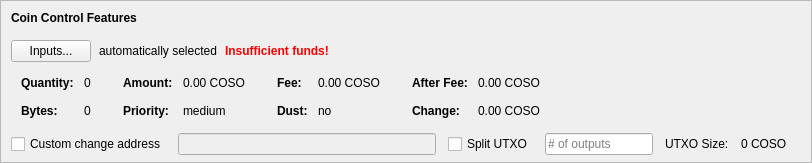
    <widget class="QFrame" name="frameCoinControl">
     <property name="sizePolicy">
      <sizepolicy hsizetype="Expanding" vsizetype="Expanding">
       <horstretch>0</horstretch>
       <verstretch>0</verstretch>
      </sizepolicy>
     </property>
     <property name="maximumSize">
      <size>
       <width>16777215</width>
       <height>16777215</height>
      </size>
     </property>
     <property name="frameShape">
      <enum>QFrame::StyledPanel</enum>
     </property>
     <property name="frameShadow">
      <enum>QFrame::Sunken</enum>
     </property>
     <layout class="QVBoxLayout" name="verticalLayoutCoinControl2">
      <property name="spacing">
       <number>0</number>
      </property>
      <property name="leftMargin">
       <number>0</number>
      </property>
      <property name="topMargin">
       <number>0</number>
      </property>
      <property name="rightMargin">
       <number>0</number>
      </property>
      <property name="bottomMargin">
       <number>6</number>
      </property>
      <item>
       <layout class="QVBoxLayout" name="verticalLayoutCoinControl" stretch="0,0,0,0,1">
        <property name="spacing">
         <number>0</number>
        </property>
        <property name="leftMargin">
         <number>10</number>
        </property>
        <property name="topMargin">
         <number>10</number>
        </property>
        <item>
         <layout class="QHBoxLayout" name="horizontalLayoutCoinControl1">
          <property name="bottomMargin">
           <number>15</number>
          </property>
          <item>
           <widget class="QLabel" name="labelCoinControlFeatures">
            <property name="sizePolicy">
             <sizepolicy hsizetype="Preferred" vsizetype="Maximum">
              <horstretch>0</horstretch>
              <verstretch>0</verstretch>
             </sizepolicy>
            </property>
            <property name="font">
             <font>
              <weight>75</weight>
              <bold>true</bold>
             </font>
            </property>
            <property name="styleSheet">
             <string notr="true">font-weight:bold;</string>
            </property>
            <property name="text">
             <string>Coin Control Features</string>
            </property>
           </widget>
          </item>
         </layout>
        </item>
        <item>
         <layout class="QHBoxLayout" name="horizontalLayoutCoinControl2" stretch="0,0,0,0">
          <property name="spacing">
           <number>8</number>
          </property>
          <property name="bottomMargin">
           <number>10</number>
          </property>
          <item>
           <widget class="QPushButton" name="pushButtonCoinControl">
            <property name="styleSheet">
             <string notr="true"/>
            </property>
            <property name="text">
             <string>Inputs...</string>
            </property>
            <property name="autoDefault">
             <bool>false</bool>
            </property>
           </widget>
          </item>
          <item>
           <widget class="QLabel" name="labelCoinControlAutomaticallySelected">
            <property name="text">
             <string>automatically selected</string>
            </property>
            <property name="margin">
             <number>5</number>
            </property>
           </widget>
          </item>
          <item>
           <widget class="QLabel" name="labelCoinControlInsuffFunds">
            <property name="font">
             <font>
              <weight>75</weight>
              <bold>true</bold>
             </font>
            </property>
            <property name="styleSheet">
             <string notr="true">color:red;font-weight:bold;</string>
            </property>
            <property name="text">
             <string>Insufficient funds!</string>
            </property>
            <property name="margin">
             <number>5</number>
            </property>
           </widget>
          </item>
          <item>
           <spacer name="horizontalSpacerCoinControl">
            <property name="orientation">
             <enum>Qt::Horizontal</enum>
            </property>
            <property name="sizeHint" stdset="0">
             <size>
              <width>40</width>
              <height>1</height>
             </size>
            </property>
           </spacer>
          </item>
         </layout>
        </item>
        <item>
         <widget class="QWidget" name="widgetCoinControl" native="true">
          <property name="sizePolicy">
           <sizepolicy hsizetype="Preferred" vsizetype="Preferred">
            <horstretch>0</horstretch>
            <verstretch>0</verstretch>
           </sizepolicy>
          </property>
          <property name="minimumSize">
           <size>
            <width>0</width>
            <height>0</height>
           </size>
          </property>
          <property name="styleSheet">
           <string notr="true"/>
          </property>
          <layout class="QHBoxLayout" name="horizontalLayoutCoinControl5">
           <property name="leftMargin">
            <number>0</number>
           </property>
           <property name="topMargin">
            <number>0</number>
           </property>
           <property name="rightMargin">
            <number>0</number>
           </property>
           <property name="bottomMargin">
            <number>0</number>
           </property>
           <item>
            <layout class="QHBoxLayout" name="horizontalLayoutCoinControl3" stretch="0,0,0,1">
             <property name="spacing">
              <number>20</number>
             </property>
             <property name="topMargin">
              <number>0</number>
             </property>
             <property name="bottomMargin">
              <number>10</number>
             </property>
             <item>
              <layout class="QFormLayout" name="formLayoutCoinControl1">
               <property name="horizontalSpacing">
                <number>10</number>
               </property>
               <property name="verticalSpacing">
                <number>14</number>
               </property>
               <property name="leftMargin">
                <number>10</number>
               </property>
               <property name="topMargin">
                <number>4</number>
               </property>
               <property name="rightMargin">
                <number>6</number>
               </property>
               <item row="0" column="0">
                <widget class="QLabel" name="labelCoinControlQuantityText">
                 <property name="font">
                  <font>
                   <weight>75</weight>
                   <bold>true</bold>
                  </font>
                 </property>
                 <property name="text">
                  <string>Quantity:</string>
                 </property>
                 <property name="margin">
                  <number>0</number>
                 </property>
                </widget>
               </item>
               <item row="0" column="1">
                <widget class="QLabel" name="labelCoinControlQuantity">
                 <property name="cursor">
                  <cursorShape>IBeamCursor</cursorShape>
                 </property>
                 <property name="contextMenuPolicy">
                  <enum>Qt::ActionsContextMenu</enum>
                 </property>
                 <property name="text">
                  <string notr="true">0</string>
                 </property>
                 <property name="margin">
                  <number>0</number>
                 </property>
                 <property name="textInteractionFlags">
                  <set>Qt::LinksAccessibleByMouse|Qt::TextSelectableByKeyboard|Qt::TextSelectableByMouse</set>
                 </property>
                </widget>
               </item>
               <item row="1" column="0">
                <widget class="QLabel" name="labelCoinControlBytesText">
                 <property name="font">
                  <font>
                   <weight>75</weight>
                   <bold>true</bold>
                  </font>
                 </property>
                 <property name="text">
                  <string>Bytes:</string>
                 </property>
                </widget>
               </item>
               <item row="1" column="1">
                <widget class="QLabel" name="labelCoinControlBytes">
                 <property name="cursor">
                  <cursorShape>IBeamCursor</cursorShape>
                 </property>
                 <property name="contextMenuPolicy">
                  <enum>Qt::ActionsContextMenu</enum>
                 </property>
                 <property name="text">
                  <string notr="true">0</string>
                 </property>
                 <property name="textInteractionFlags">
                  <set>Qt::LinksAccessibleByMouse|Qt::TextSelectableByKeyboard|Qt::TextSelectableByMouse</set>
                 </property>
                </widget>
               </item>
              </layout>
             </item>
             <item>
              <layout class="QFormLayout" name="formLayoutCoinControl2">
               <property name="horizontalSpacing">
                <number>10</number>
               </property>
               <property name="verticalSpacing">
                <number>14</number>
               </property>
               <property name="leftMargin">
                <number>6</number>
               </property>
               <property name="topMargin">
                <number>4</number>
               </property>
               <property name="rightMargin">
                <number>6</number>
               </property>
               <item row="0" column="0">
                <widget class="QLabel" name="labelCoinControlAmountText">
                 <property name="font">
                  <font>
                   <weight>75</weight>
                   <bold>true</bold>
                  </font>
                 </property>
                 <property name="text">
                  <string>Amount:</string>
                 </property>
                 <property name="margin">
                  <number>0</number>
                 </property>
                </widget>
               </item>
               <item row="0" column="1">
                <widget class="QLabel" name="labelCoinControlAmount">
                 <property name="cursor">
                  <cursorShape>IBeamCursor</cursorShape>
                 </property>
                 <property name="contextMenuPolicy">
                  <enum>Qt::ActionsContextMenu</enum>
                 </property>
                 <property name="text">
                  <string notr="true">0.00 COSO</string>
                 </property>
                 <property name="textInteractionFlags">
                  <set>Qt::LinksAccessibleByMouse|Qt::TextSelectableByKeyboard|Qt::TextSelectableByMouse</set>
                 </property>
                </widget>
               </item>
               <item row="1" column="0">
                <widget class="QLabel" name="labelCoinControlPriorityText">
                 <property name="font">
                  <font>
                   <weight>75</weight>
                   <bold>true</bold>
                  </font>
                 </property>
                 <property name="text">
                  <string>Priority:</string>
                 </property>
                </widget>
               </item>
               <item row="1" column="1">
                <widget class="QLabel" name="labelCoinControlPriority">
                 <property name="cursor">
                  <cursorShape>IBeamCursor</cursorShape>
                 </property>
                 <property name="contextMenuPolicy">
                  <enum>Qt::ActionsContextMenu</enum>
                 </property>
                 <property name="text">
                  <string>medium</string>
                 </property>
                 <property name="textInteractionFlags">
                  <set>Qt::LinksAccessibleByMouse|Qt::TextSelectableByKeyboard|Qt::TextSelectableByMouse</set>
                 </property>
                </widget>
               </item>
              </layout>
             </item>
             <item>
              <layout class="QFormLayout" name="formLayoutCoinControl3">
               <property name="horizontalSpacing">
                <number>10</number>
               </property>
               <property name="verticalSpacing">
                <number>14</number>
               </property>
               <property name="leftMargin">
                <number>6</number>
               </property>
               <property name="topMargin">
                <number>4</number>
               </property>
               <property name="rightMargin">
                <number>6</number>
               </property>
               <item row="0" column="0">
                <widget class="QLabel" name="labelCoinControlFeeText">
                 <property name="font">
                  <font>
                   <weight>75</weight>
                   <bold>true</bold>
                  </font>
                 </property>
                 <property name="text">
                  <string>Fee:</string>
                 </property>
                 <property name="margin">
                  <number>0</number>
                 </property>
                </widget>
               </item>
               <item row="0" column="1">
                <widget class="QLabel" name="labelCoinControlFee">
                 <property name="cursor">
                  <cursorShape>IBeamCursor</cursorShape>
                 </property>
                 <property name="contextMenuPolicy">
                  <enum>Qt::ActionsContextMenu</enum>
                 </property>
                 <property name="text">
                  <string notr="true">0.00 COSO</string>
                 </property>
                 <property name="textInteractionFlags">
                  <set>Qt::LinksAccessibleByMouse|Qt::TextSelectableByKeyboard|Qt::TextSelectableByMouse</set>
                 </property>
                </widget>
               </item>
               <item row="1" column="0">
                <widget class="QLabel" name="labelCoinControlLowOutputText">
                 <property name="font">
                  <font>
                   <weight>75</weight>
                   <bold>true</bold>
                  </font>
                 </property>
                 <property name="text">
                  <string>Dust:</string>
                 </property>
                </widget>
               </item>
               <item row="1" column="1">
                <widget class="QLabel" name="labelCoinControlLowOutput">
                 <property name="cursor">
                  <cursorShape>IBeamCursor</cursorShape>
                 </property>
                 <property name="contextMenuPolicy">
                  <enum>Qt::ActionsContextMenu</enum>
                 </property>
                 <property name="text">
                  <string>no</string>
                 </property>
                 <property name="textInteractionFlags">
                  <set>Qt::LinksAccessibleByMouse|Qt::TextSelectableByKeyboard|Qt::TextSelectableByMouse</set>
                 </property>
                </widget>
               </item>
              </layout>
             </item>
             <item>
              <layout class="QFormLayout" name="formLayoutCoinControl4">
               <property name="horizontalSpacing">
                <number>10</number>
               </property>
               <property name="verticalSpacing">
                <number>14</number>
               </property>
               <property name="leftMargin">
                <number>6</number>
               </property>
               <property name="topMargin">
                <number>4</number>
               </property>
               <property name="rightMargin">
                <number>6</number>
               </property>
               <item row="0" column="0">
                <widget class="QLabel" name="labelCoinControlAfterFeeText">
                 <property name="font">
                  <font>
                   <weight>75</weight>
                   <bold>true</bold>
                  </font>
                 </property>
                 <property name="text">
                  <string>After Fee:</string>
                 </property>
                 <property name="margin">
                  <number>0</number>
                 </property>
                </widget>
               </item>
               <item row="0" column="1">
                <widget class="QLabel" name="labelCoinControlAfterFee">
                 <property name="cursor">
                  <cursorShape>IBeamCursor</cursorShape>
                 </property>
                 <property name="contextMenuPolicy">
                  <enum>Qt::ActionsContextMenu</enum>
                 </property>
                 <property name="text">
                  <string notr="true">0.00 COSO</string>
                 </property>
                 <property name="textInteractionFlags">
                  <set>Qt::LinksAccessibleByMouse|Qt::TextSelectableByKeyboard|Qt::TextSelectableByMouse</set>
                 </property>
                </widget>
               </item>
               <item row="1" column="0">
                <widget class="QLabel" name="labelCoinControlChangeText">
                 <property name="font">
                  <font>
                   <weight>75</weight>
                   <bold>true</bold>
                  </font>
                 </property>
                 <property name="text">
                  <string>Change:</string>
                 </property>
                </widget>
               </item>
               <item row="1" column="1">
                <widget class="QLabel" name="labelCoinControlChange">
                 <property name="cursor">
                  <cursorShape>IBeamCursor</cursorShape>
                 </property>
                 <property name="contextMenuPolicy">
                  <enum>Qt::ActionsContextMenu</enum>
                 </property>
                 <property name="text">
                  <string notr="true">0.00 COSO</string>
                 </property>
                 <property name="textInteractionFlags">
                  <set>Qt::LinksAccessibleByMouse|Qt::TextSelectableByKeyboard|Qt::TextSelectableByMouse</set>
                 </property>
                </widget>
               </item>
              </layout>
             </item>
            </layout>
           </item>
          </layout>
         </widget>
        </item>
        <item>
         <layout class="QHBoxLayout" name="horizontalLayoutCoinControl4" stretch="0,0,0,0,0,0,0">
          <property name="spacing">
           <number>12</number>
          </property>
          <property name="sizeConstraint">
           <enum>QLayout::SetDefaultConstraint</enum>
          </property>
          <property name="topMargin">
           <number>5</number>
          </property>
          <property name="rightMargin">
           <number>5</number>
          </property>
          <item>
           <widget class="QCheckBox" name="checkBoxCoinControlChange">
            <property name="toolTip">
             <string>If this is activated, but the change address is empty or invalid, change will be sent to a newly generated address.</string>
            </property>
            <property name="text">
             <string>Custom change address</string>
            </property>
           </widget>
          </item>
          <item>
           <widget class="QValidatedLineEdit" name="lineEditCoinControlChange">
            <property name="enabled">
             <bool>false</bool>
            </property>
            <property name="sizePolicy">
             <sizepolicy hsizetype="Expanding" vsizetype="Fixed">
              <horstretch>0</horstretch>
              <verstretch>0</verstretch>
             </sizepolicy>
            </property>
           </widget>
          </item>
          <item>
           <widget class="QCheckBox" name="splitBlockCheckBox">
            <property name="text">
             <string>Split UTXO</string>
            </property>
           </widget>
          </item>
          <item>
           <widget class="QLineEdit" name="splitBlockLineEdit">
            <property name="sizePolicy">
             <sizepolicy hsizetype="Fixed" vsizetype="Fixed">
              <horstretch>50</horstretch>
              <verstretch>0</verstretch>
             </sizepolicy>
            </property>
            <property name="placeholderText">
             <string># of outputs</string>
            </property>
           </widget>
          </item>
          <item>
           <widget class="QLabel" name="labelBlockSizeText">
            <property name="text">
             <string>UTXO Size:</string>
            </property>
           </widget>
          </item>
          <item>
           <widget class="QLabel" name="labelBlockSize">
            <property name="text">
             <string>0 COSO</string>
            </property>
           </widget>
          </item>
          <item>
           <widget class="QLabel" name="labelCoinControlChangeLabel">
            <property name="sizePolicy">
             <sizepolicy hsizetype="Preferred" vsizetype="Expanding">
              <horstretch>0</horstretch>
              <verstretch>0</verstretch>
             </sizepolicy>
            </property>
            <property name="minimumSize">
             <size>
              <width>0</width>
              <height>0</height>
             </size>
            </property>
            <property name="text">
             <string/>
            </property>
            <property name="margin">
             <number>3</number>
            </property>
           </widget>
          </item>
         </layout>
        </item>
        <item>
         <spacer name="verticalSpacerCoinControl">
          <property name="orientation">
           <enum>Qt::Vertical</enum>
          </property>
          <property name="sizeHint" stdset="0">
           <size>
            <width>800</width>
            <height>1</height>
           </size>
          </property>
         </spacer>
        </item>
       </layout>
      </item>
     </layout>
    </widget>
